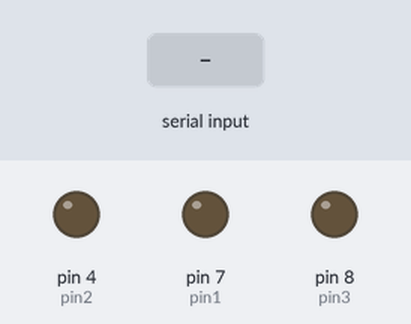
The sketch below on a simulated Arduino Uno, built with avr-gcc and run on an emulated ATmega328P. Parts: output pins drawn as LEDs (lit = HIGH). The inputs (shaded band) are chosen by the test bench.

Above: at 1.2 s.
1.3 s: "1" received over Serial
At 2.5 s:
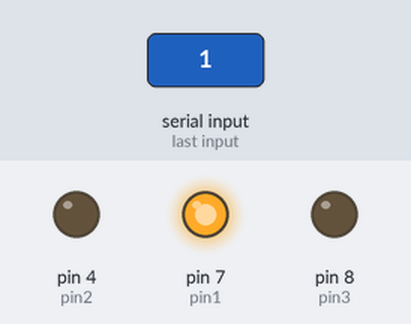
2.8 s: "2" received over Serial
At 3.8 s:
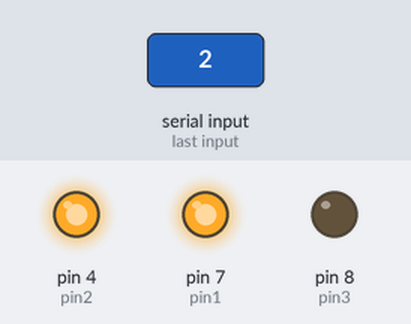
4.3 s: "3" received over Serial
At 4.9 s:
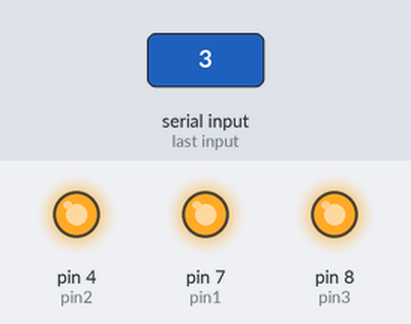
5.8 s: "5" received over Serial
At 6.1 s:
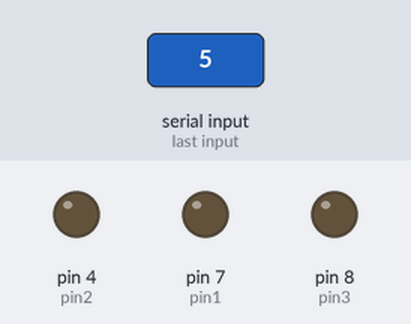
7.3 s: "2" received over Serial
At 8.4 s:
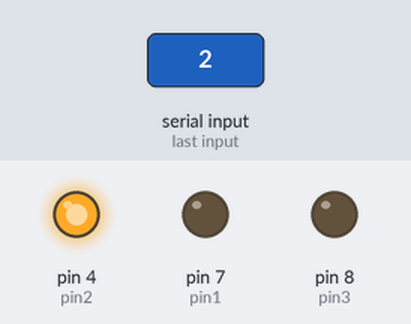
8.8 s: "4" received over Serial
At 9.6 s:
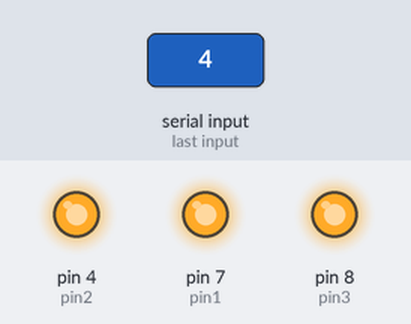
Timing chart, 0 to 11.3 s (numbered marks = the images above; inputs shaded):
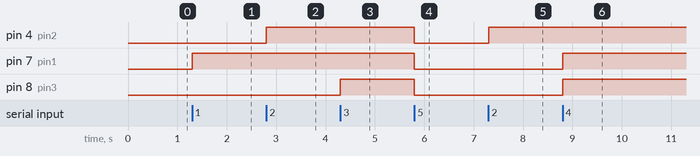

Measured:
- after the input at 1.3 s, pin 7 (pin1): LOW → HIGH at once
- after the input at 2.8 s, pin 4 (pin2): LOW → HIGH at once
- after the input at 4.3 s, pin 8 (pin3): LOW → HIGH at once
- after the input at 5.8 s, pin 4 (pin2), pin 7 (pin1), pin 8 (pin3): HIGH → LOW at once
- after the input at 7.3 s, pin 4 (pin2): LOW → HIGH at once
- after the input at 8.8 s, pin 7 (pin1), pin 8 (pin3): LOW → HIGH at once

The sketch:

script.ino
```cpp
const int pin2 = 4;
const int pin1 = 7;
const int pin3 = 8;

void setup() {
  Serial.begin(9600);
  pinMode(pin1, OUTPUT);
  pinMode(pin2, OUTPUT);
  pinMode(pin3, OUTPUT);
}

void loop() {
  char dato = Serial.read();

  if(dato=='1'){
    digitalWrite(pin1,HIGH);
  }
  else if(dato=='2'){
    digitalWrite(pin2,HIGH);
  }
  else if(dato=='3'){
    digitalWrite(pin3,HIGH);
  }
  else if(dato=='4'){
   encender();
  }
  else if(dato=='5'){
    apagar();
  }

}

void encender() {
  digitalWrite(pin1, HIGH);
  digitalWrite(pin2, HIGH);
  digitalWrite(pin3, HIGH);
}

void apagar() {
  digitalWrite(pin1, LOW);
  digitalWrite(pin2, LOW);
  digitalWrite(pin3, LOW);
}

void apagar(int pin) {
  digitalWrite(pin, LOW);
}
```
